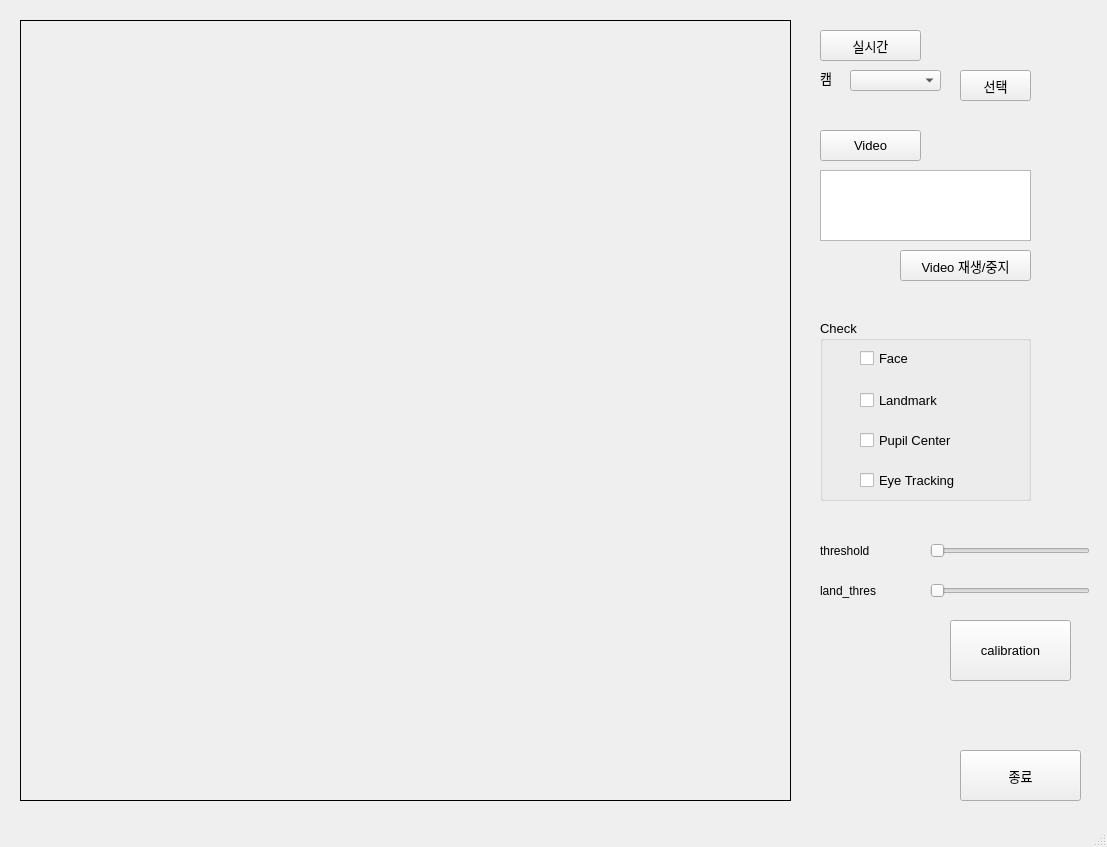
<?xml version="1.0" encoding="UTF-8"?>
<ui version="4.0">
 <class>MainWindow</class>
 <widget class="QMainWindow" name="MainWindow">
  <property name="geometry">
   <rect>
    <x>0</x>
    <y>0</y>
    <width>1107</width>
    <height>847</height>
   </rect>
  </property>
  <property name="windowTitle">
   <string>MainWindow</string>
  </property>
  <widget class="QWidget" name="centralwidget">
   <widget class="QGroupBox" name="groupBox">
    <property name="geometry">
     <rect>
      <x>820</x>
      <y>320</y>
      <width>211</width>
      <height>181</height>
     </rect>
    </property>
    <property name="font">
     <font>
      <family>Arial</family>
      <pointsize>10</pointsize>
     </font>
    </property>
    <property name="autoFillBackground">
     <bool>false</bool>
    </property>
    <property name="title">
     <string>Check</string>
    </property>
    <property name="flat">
     <bool>false</bool>
    </property>
    <property name="checkable">
     <bool>false</bool>
    </property>
    <widget class="QCheckBox" name="face_checkBox">
     <property name="geometry">
      <rect>
       <x>40</x>
       <y>30</y>
       <width>85</width>
       <height>16</height>
      </rect>
     </property>
     <property name="font">
      <font>
       <family>Arial</family>
       <pointsize>10</pointsize>
      </font>
     </property>
     <property name="text">
      <string>Face</string>
     </property>
    </widget>
    <widget class="QCheckBox" name="land_checkBox">
     <property name="geometry">
      <rect>
       <x>40</x>
       <y>70</y>
       <width>111</width>
       <height>21</height>
      </rect>
     </property>
     <property name="font">
      <font>
       <family>Arial</family>
       <pointsize>10</pointsize>
      </font>
     </property>
     <property name="text">
      <string>Landmark</string>
     </property>
    </widget>
    <widget class="QCheckBox" name="eye_checkBox">
     <property name="geometry">
      <rect>
       <x>40</x>
       <y>150</y>
       <width>131</width>
       <height>21</height>
      </rect>
     </property>
     <property name="font">
      <font>
       <family>Arial</family>
       <pointsize>10</pointsize>
      </font>
     </property>
     <property name="text">
      <string>Eye Tracking</string>
     </property>
    </widget>
    <widget class="QCheckBox" name="pupil_checkBox">
     <property name="geometry">
      <rect>
       <x>40</x>
       <y>110</y>
       <width>131</width>
       <height>21</height>
      </rect>
     </property>
     <property name="font">
      <font>
       <family>Arial</family>
       <pointsize>10</pointsize>
      </font>
     </property>
     <property name="text">
      <string>Pupil Center</string>
     </property>
    </widget>
   </widget>
   <widget class="QComboBox" name="cam_comboBox">
    <property name="geometry">
     <rect>
      <x>850</x>
      <y>70</y>
      <width>91</width>
      <height>21</height>
     </rect>
    </property>
   </widget>
   <widget class="QLabel" name="display_label">
    <property name="geometry">
     <rect>
      <x>20</x>
      <y>20</y>
      <width>771</width>
      <height>781</height>
     </rect>
    </property>
    <property name="frameShape">
     <enum>QFrame::Box</enum>
    </property>
    <property name="text">
     <string/>
    </property>
   </widget>
   <widget class="QPushButton" name="video_pushButton">
    <property name="geometry">
     <rect>
      <x>820</x>
      <y>130</y>
      <width>101</width>
      <height>31</height>
     </rect>
    </property>
    <property name="font">
     <font>
      <family>Arial</family>
      <pointsize>10</pointsize>
      <weight>50</weight>
      <bold>false</bold>
     </font>
    </property>
    <property name="text">
     <string>Video</string>
    </property>
   </widget>
   <widget class="QPushButton" name="cam_pushButton">
    <property name="geometry">
     <rect>
      <x>960</x>
      <y>70</y>
      <width>71</width>
      <height>31</height>
     </rect>
    </property>
    <property name="font">
     <font>
      <family>Agency FB</family>
      <pointsize>10</pointsize>
     </font>
    </property>
    <property name="text">
     <string>선택</string>
    </property>
   </widget>
   <widget class="QPushButton" name="realtime_pushButton">
    <property name="geometry">
     <rect>
      <x>820</x>
      <y>30</y>
      <width>101</width>
      <height>31</height>
     </rect>
    </property>
    <property name="font">
     <font>
      <family>Agency FB</family>
      <pointsize>10</pointsize>
     </font>
    </property>
    <property name="text">
     <string>실시간</string>
    </property>
   </widget>
   <widget class="QLabel" name="cam_label">
    <property name="geometry">
     <rect>
      <x>820</x>
      <y>70</y>
      <width>21</width>
      <height>16</height>
     </rect>
    </property>
    <property name="font">
     <font>
      <family>Agency FB</family>
      <pointsize>10</pointsize>
     </font>
    </property>
    <property name="text">
     <string>캠</string>
    </property>
   </widget>
   <widget class="QPushButton" name="exit_Button">
    <property name="geometry">
     <rect>
      <x>960</x>
      <y>750</y>
      <width>121</width>
      <height>51</height>
     </rect>
    </property>
    <property name="font">
     <font>
      <family>Agency FB</family>
      <pointsize>10</pointsize>
     </font>
    </property>
    <property name="text">
     <string>종료</string>
    </property>
   </widget>
   <widget class="QListWidget" name="video_listWidget">
    <property name="geometry">
     <rect>
      <x>820</x>
      <y>170</y>
      <width>211</width>
      <height>71</height>
     </rect>
    </property>
   </widget>
   <widget class="QPushButton" name="videoplay_pushButton">
    <property name="geometry">
     <rect>
      <x>900</x>
      <y>250</y>
      <width>131</width>
      <height>31</height>
     </rect>
    </property>
    <property name="font">
     <font>
      <family>Arial</family>
      <pointsize>10</pointsize>
     </font>
    </property>
    <property name="text">
     <string>Video 재생/중지</string>
    </property>
   </widget>
   <widget class="QSlider" name="thres_horizontalSlider">
    <property name="geometry">
     <rect>
      <x>930</x>
      <y>540</y>
      <width>160</width>
      <height>22</height>
     </rect>
    </property>
    <property name="orientation">
     <enum>Qt::Horizontal</enum>
    </property>
   </widget>
   <widget class="QSlider" name="landthres_horizontalSlider">
    <property name="geometry">
     <rect>
      <x>930</x>
      <y>580</y>
      <width>160</width>
      <height>22</height>
     </rect>
    </property>
    <property name="orientation">
     <enum>Qt::Horizontal</enum>
    </property>
   </widget>
   <widget class="QPushButton" name="cali_pushButton">
    <property name="geometry">
     <rect>
      <x>950</x>
      <y>620</y>
      <width>121</width>
      <height>61</height>
     </rect>
    </property>
    <property name="font">
     <font>
      <family>Arial</family>
      <pointsize>10</pointsize>
      <weight>50</weight>
      <bold>false</bold>
     </font>
    </property>
    <property name="text">
     <string>calibration</string>
    </property>
   </widget>
   <widget class="QLabel" name="label">
    <property name="geometry">
     <rect>
      <x>820</x>
      <y>540</y>
      <width>71</width>
      <height>21</height>
     </rect>
    </property>
    <property name="font">
     <font>
      <family>Arial</family>
      <pointsize>9</pointsize>
     </font>
    </property>
    <property name="text">
     <string>threshold</string>
    </property>
   </widget>
   <widget class="QLabel" name="label_2">
    <property name="geometry">
     <rect>
      <x>820</x>
      <y>580</y>
      <width>71</width>
      <height>21</height>
     </rect>
    </property>
    <property name="font">
     <font>
      <family>Arial</family>
      <pointsize>9</pointsize>
     </font>
    </property>
    <property name="text">
     <string>land_thres</string>
    </property>
   </widget>
   <widget class="QLabel" name="thres_label">
    <property name="geometry">
     <rect>
      <x>890</x>
      <y>540</y>
      <width>31</width>
      <height>20</height>
     </rect>
    </property>
    <property name="font">
     <font>
      <family>Arial</family>
      <pointsize>10</pointsize>
     </font>
    </property>
    <property name="text">
     <string/>
    </property>
   </widget>
   <widget class="QLabel" name="land_label">
    <property name="geometry">
     <rect>
      <x>900</x>
      <y>580</y>
      <width>21</width>
      <height>20</height>
     </rect>
    </property>
    <property name="font">
     <font>
      <family>Arial</family>
      <pointsize>10</pointsize>
     </font>
    </property>
    <property name="text">
     <string/>
    </property>
   </widget>
  </widget>
  <widget class="QStatusBar" name="statusbar"/>
 </widget>
 <resources/>
 <connections/>
</ui>
